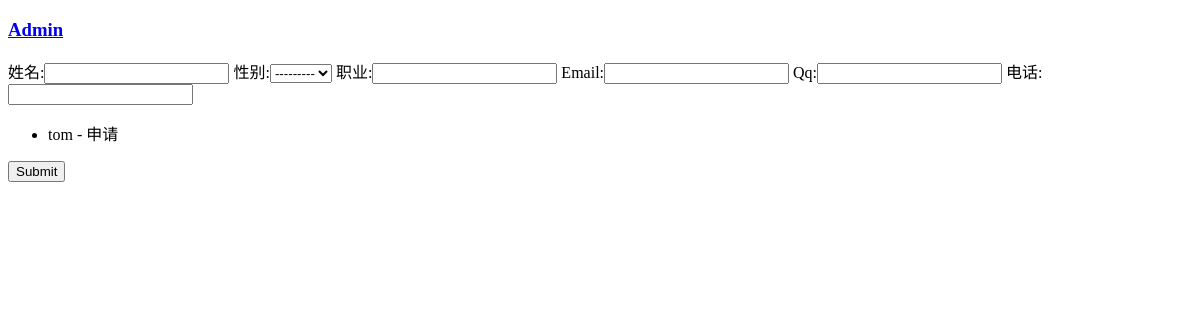
Before: /student/index_cls with the older database file.
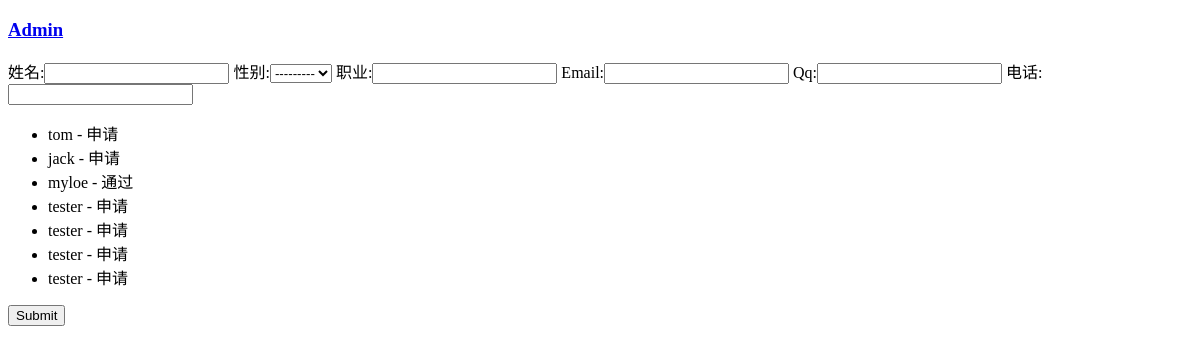
After: the same page with the newer database file.
### student/models.py (models this page shows, shortened)
class BaseModel():
    def to_dict(self):
        data = self.__dict__.copy()
        data.pop('_state')
        return data

class Student(models.Model, BaseModel):
    SEX_ITEMS = [
        (1, '男'),
        (2, '女'),
        (0, '未知')
    ]
    STATUS_ITEMS = [
        (0, '申请'),
        (1, '通过'),
        (2, '拒绝'),
    ]
    name = models.CharField(max_length=128, verbose_name="姓名")
    sex = models.IntegerField(choices=SEX_ITEMS, verbose_name="性别")
    profession = models.CharField(max_length=128, verbose_name="职业")
    email = models.EmailField(verbose_name="Email")
    qq = models.CharField(max_length=128, verbose_name="qq")
    phone = models.CharField(max_length=128, verbose_name="电话")
    status = models.IntegerField(choices=STATUS_ITEMS, default=0, verbose_name="审核状态")
    created_time = models.DateTimeField(auto_now_add=True, editable=False, verbose_name="创建时间")
    teacher = models.ForeignKey('Teacher', models.DO_NOTHING, blank=True, null=True)
    class Meta:
        verbose_name = verbose_name_plural = "学员信息"

### student/views.py (the view, shortened to what this page needs)
# urls.py: path('index_cls', StudentView.as_view(), name='student_index')
class StudentView(View):
    def get(self, request, *args, **kwargs):
        students = Student.objects.all()
        form = StudentForm()
        return render(request, 'index.html', context={'students': students, 'form': form})

### student/forms.py (shortened to what this page needs)
class StudentForm(forms.ModelForm):
    class Meta:
        model = Student
        fields = (
            'name', 'sex', 'profession', 'email', 'qq', 'phone'
        )

### student/templates/index.html (shortened to what this page needs)
<!DOCTYPE html>
<html lang="en">
<head>
</head>
<body>
    <h3>
        <a href="/admin">Admin</a>
    </h3>
    <form action="/student/index_cls" method="post">
         {{form}}
            <ul>
                {% for student in students %}
                    <li>{{student.name}} - {{student.get_status_display}}</li>
                {% endfor %}
            </ul>
        <input type="submit", value="Submit">
    </form>
</body>
</html>

Changed rows visible on the page:
added Student: name "jack", status "申请"
added Student: name "myloe", status "通过"
added Student: name "tester", status "申请"
added Student: name "tester", status "申请"
added Student: name "tester", status "申请"
added Student: name "tester", status "申请"
